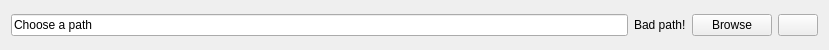
<?xml version="1.0" encoding="UTF-8"?>
<ui version="4.0">
 <class>Form</class>
 <widget class="QWidget" name="Form">
  <property name="geometry">
   <rect>
    <x>0</x>
    <y>0</y>
    <width>829</width>
    <height>50</height>
   </rect>
  </property>
  <property name="windowTitle">
   <string>Form</string>
  </property>
  <layout class="QHBoxLayout" name="horizontalLayout">
   <item>
    <widget class="QLineEdit" name="line_edit_path">
     <property name="text">
      <string>Choose a path</string>
     </property>
    </widget>
   </item>
   <item>
    <widget class="QLabel" name="label_bad_path">
     <property name="text">
      <string>Bad path!</string>
     </property>
    </widget>
   </item>
   <item>
    <widget class="QPushButton" name="btn_browse">
     <property name="text">
      <string>Browse</string>
     </property>
    </widget>
   </item>
   <item>
    <widget class="QPushButton" name="btn_delete">
     <property name="text">
      <string/>
     </property>
     <property name="icon">
      <iconset>
       <normaloff>../icons/close.svg</normaloff>../icons/close.svg</iconset>
     </property>
    </widget>
   </item>
  </layout>
 </widget>
 <resources/>
 <connections/>
</ui>
